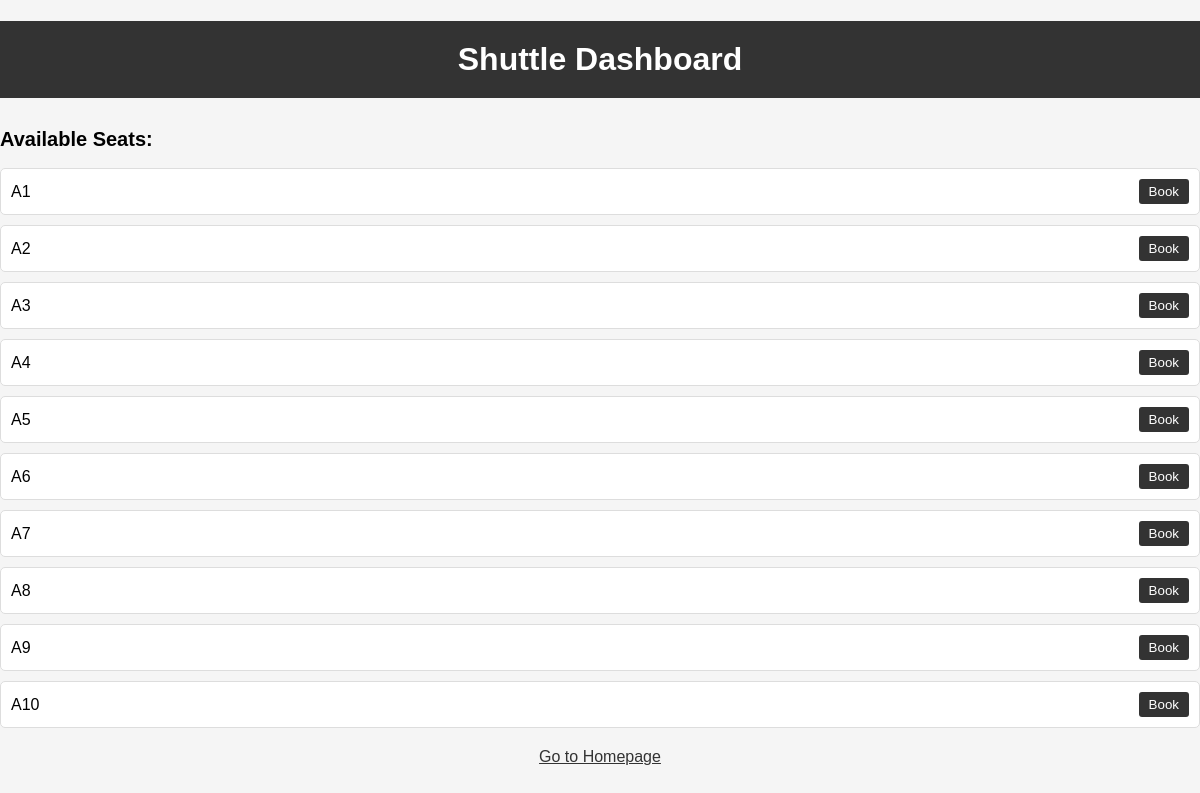
/setBooking/dashboard.php, run on the app's committed database.
### tables this page shows
CREATE TABLE `seats` (
  `id` int(11) NOT NULL,
  `seat_number` varchar(10) NOT NULL,
  `is_booked` tinyint(1) NOT NULL DEFAULT 0
);

### setBooking/dashboard.php (the view, shortened to what this page needs)
<!DOCTYPE html>
<html>
<head>
</head>
<body>
    <h1>Shuttle Dashboard</h1>
    <h2>Available Seats:</h2>
    <ul id="available-seats">
        <?php
        $conn = new mysqli("localhost", "root", "", "shuttle_booking");
        $query = "SELECT * FROM seats WHERE is_booked = 0";
        $result = $conn->query($query);
        while ($row = $result->fetch_assoc()) {
            $buttonText = $row['is_booked'] == 0 ? 'Book' : 'Booked';
            echo "<li>{$row['seat_number']} <button onclick='bookSeat(\"{$row['seat_number']}\")'>$buttonText</button></li>";
        }
        ?>
    </ul>
    <a href="index.html">Go to Homepage</a>
</body>
</html>

### setBooking/dashboard.php (style rules this page uses)
body { font-family: Arial, sans-serif; margin: 0; padding: 0; background-color: #f5f5f5; }
h1 { text-align: center; padding: 20px; background-color: #333; color: white; }
h2 { font-size: 20px; margin-top: 30px; }
ul { list-style: none; padding-left: 0; }
li { margin-bottom: 10px; padding: 10px; background-color: #fff; border: 1px solid #ddd; border-radius: 5px; display: flex; justify-content: space-between; align-items: center; }
button { padding: 5px 10px; background-color: #333; color: white; border: none; border-radius: 3px; cursor: pointer; }
a { display: block; margin-top: 20px; text-align: center; color: #333; }

### data on the page
seats: seat_number "A1", is_booked "Book"
seats: seat_number "A2", is_booked "Book"
seats: seat_number "A3", is_booked "Book"
seats: seat_number "A4", is_booked "Book"
seats: seat_number "A5", is_booked "Book"
seats: seat_number "A6", is_booked "Book"
seats: seat_number "A7", is_booked "Book"
seats: seat_number "A8", is_booked "Book"
seats: seat_number "A9", is_booked "Book"
seats: seat_number "A10", is_booked "Book"
